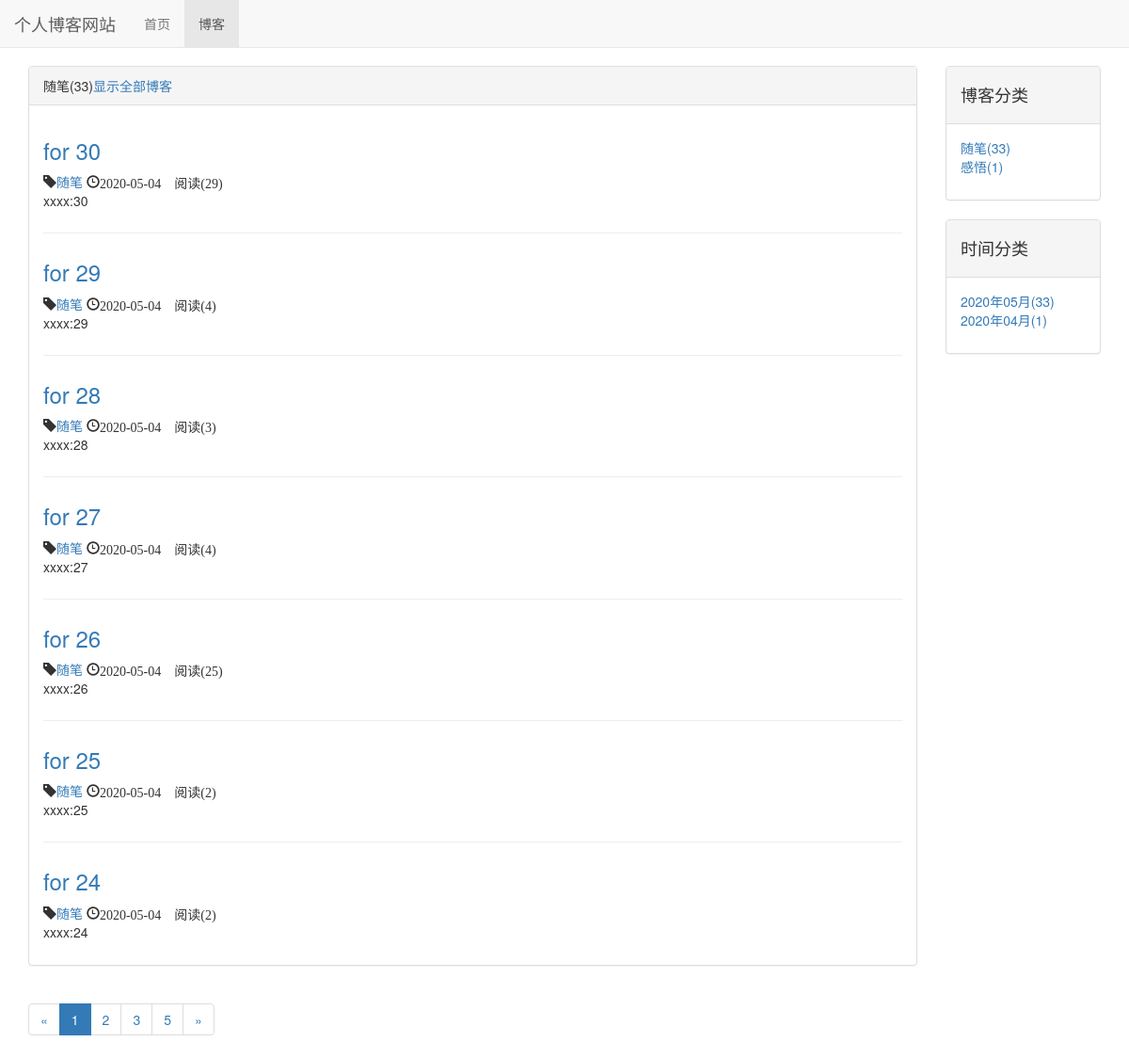
The page /blog/type/1 on the database its author committed.
### blog/models.py (models this page shows, shortened)
class BlogType(models.Model):
    type_name=models.CharField(max_length=30)
    def __str__(self):
        return self.type_name

class Blog(models.Model,ReadNumExpandMethod):
    title = models.CharField(max_length=36)
    blog_type = models.ForeignKey(BlogType,on_delete=models.DO_NOTHING)
    content = models.TextField()
    author = models.ForeignKey(User,on_delete=models.DO_NOTHING)
    created_time=models.DateTimeField(auto_now_add=True)
    last_updated_time=models.DateTimeField(auto_now=True)
    read_detail=GenericRelation(ReadDetail)
    class Meta:
        ordering = ['-created_time']

### read_statistics/models.py (models this page shows)
class ReadNum(models.Model):
    read_num = models.IntegerField(default=0)
    content_type = models.ForeignKey(ContentType, on_delete=models.DO_NOTHING)
    object_id = models.PositiveIntegerField()
    content_object = GenericForeignKey('content_type', 'object_id')

### blog/views.py (the view)
# urls.py: path('type/<int:blog_type_pk>',views.blogs_with_type,name='blogs_with_type'),
def blogs_with_type(request,blog_type_pk):
    blog_type = get_object_or_404(BlogType, pk=blog_type_pk)
    blog_filter_list=Blog.objects.filter(blog_type=blog_type)
    context=get_blog_list_commen_data(request,blog_filter_list)
    context['blogs'] = Blog.objects.filter(blog_type=blog_type)
    context['blog_type'] = blog_type
    return render(request,'blogs_with_type.html',context)

### read_statistics/models.py (called while the page is built)
    def get_read_num(self):
        ct=ContentType.objects.get_for_model(self)
        try:
            readnum=ReadNum.objects.get(content_type=ct,object_id=self.pk)
            return readnum.read_num
        except exceptions.ObjectDoesNotExist:
            return 0

### blog/templates/blogs_with_type.html (shortened to what this page needs)
{% extends 'blog_list.html' %}
{%block blog_list_title%}{{ blog_type.type_name}}({{ blogs|length }})<a href="{% url 'blog_list'%}">显示全部博客</a>
{%endblock%}

### blog/templates/blog_list.html (shortened to what this page needs)
{% extends 'base.html' %}
{%block nav_blog_active%}active{%endblock%}
{% load staticfiles %}
{% block header_extends%}
    <link rel="stylesheet" type="text/css" href="{% static 'blog/blog.css'%}">
{% endblock %}
{% block content %}
    <div class="container">
        <div class="row">
            <div class="col-xs-12 col-sm-8 col-md-8 col-lg-10">
                <div class="panel panel-default">
                    <div class="panel-heading">{%block blog_list_title%}博客列表({{ page_of_blogs.paginator.count}}){% endblock %}
                    </div>
                    <div class="panel-body">
                        {% for blog in page_of_blogs %}
                            <div class='blog'>
                                <h3><a href="{% url 'blog_detail' blog.pk %}">
                                {{ blog.title}} </a></h3>
                                <p class="blog-info">
                                    <span class="glyphicon glyphicon-tag"></span><a href="{% url 'blogs_with_type' blog.blog_type.pk %}">{{blog.blog_type}}</a>
                                    <span class="glyphicon glyphicon-time">{{blog.created_time|date:"Y-m-d"}}
                                    阅读({{blog.get_read_num}})
                                </p>
                                <p>{{ blog.content|truncatechars:30 }}</p>
                            </div>
                            {% empty %}
                            <div class="blog">
                                <h3>暂无博客，敬请期待</h3>
                            </div>
                        {% endfor %}
                    </div>
                </div>
                <div>
                  <ul class="pagination">
                    <li>
                        {% if page_of_blogs.has_previous %}
                            <a href="?page={{page_of_blogs.previous_page_number}}" aria-label="Previous">
                                <span aria-hidden="true">&laquo;</span>
                            </a>
                        {% else %}
                            <span aria-hidden="true">&laquo;</span>
                        {% endif %}
                    </li>
                        {%for page_num in page_range %}
                            {% if page_num == page_of_blogs.number%}
                                <li class ="active"><span >{{page_num}}</span></li>
                            {% else %}
                                {% if page_num == "..." %}
                                    <li><span >{{page_num}}</span></li>
                                {% else %}
                                    <li><a  href="?page={{ page_num}}">{{ page_num}}</a></li>
                                {% endif %}
                            {% endif %}
                        {% endfor %}
                    <li>
                        {% if page_of_blogs.has_next %}
                            <a href="?page={{page_of_blogs.next_page_number}}" aria-label="Next">
                                <span aria-hidden="true">&raquo;</span>
                            </a>
                        {% else %}
                            <span aria-hidden="true">&raquo;</span>
                        {% endif %}
                    </li>
                  </ul>
                </div>
            </div>
            <div class="hidden-xs col-sm-4 col-md-3 col-lg-2">
                <div class="panel panel-default">
                    <div class="panel-heading">
                    <h4>博客分类</h4></div>
                    <div class="panel-body">
                        <ul class="blog-type">
                            {% for blog_type in blog_types %}
                            <li><a href="{% url 'blogs_with_type' blog_type.pk %}">{{blog_type.type_name}}({{ blog_type.blog_count}})</a></li>
                            {% empty %}
                            <li>暂无分类</li>
                            {% endfor %}
                        </ul>
                    </div>
                </div>
                <div class="panel panel-default">
                    <div class="panel-heading">
                    <h4>时间分类</h4></div>
                    <div class="panel-body">
                        <ul class="blog-type">
                            {% for blog_date,blog_count in blog_dates.items %}
                                <li><a href="{% url 'blogs_with_date' blog_date.year blog_date.month %}">{{blog_date|date:"Y年m月"}}({{blog_count}})</a></li>
                            {% empty %}
                                <li>暂无分类</li>
                            {% endfor %}
                        </ul>
                    </div>
                </div>
            </div>
        </div>
    </div>
{% endblock%}

### static/base.css (style rules this page uses)
* { margin:0; padding:0; }
body { margin-top:70px!important; }

### blog/static/blog/blog.css (style rules this page uses)
ul.blog-type { list-style-type:none; }
div.blog:not(:last-child) { margin-bottom:2em; padding-bottom:1em; border-bottom:1px solid #eee; }
div.blog p.blog-info { margin-bottom:0; }

### rows shown on the page
BlogType: type_name "随笔", blog_count "33"
Blog: title "for 30", blog_type "随笔", created_time "2020-05-04", get_read_num "29", content "xxxx:30"
Blog: title "for 29", blog_type "随笔", created_time "2020-05-04", get_read_num "4", content "xxxx:29"
Blog: title "for 28", blog_type "随笔", created_time "2020-05-04", get_read_num "3", content "xxxx:28"
Blog: title "for 27", blog_type "随笔", created_time "2020-05-04", get_read_num "4", content "xxxx:27"
Blog: title "for 26", blog_type "随笔", created_time "2020-05-04", get_read_num "25", content "xxxx:26"
Blog: title "for 25", blog_type "随笔", created_time "2020-05-04", get_read_num "2", content "xxxx:25"
Blog: title "for 24", blog_type "随笔", created_time "2020-05-04", get_read_num "2", content "xxxx:24"
BlogType: type_name "感悟", blog_count "1"

### other values the page prints
{{ blogs|length }} "33"
{{ page_num }} "1"
{{ page_num }} "2" "3" "5"
{{ blog_date|date:"Y年m月" }} "2020年05月" "2020年04月"
{{ blog_count }} "33" "1"
